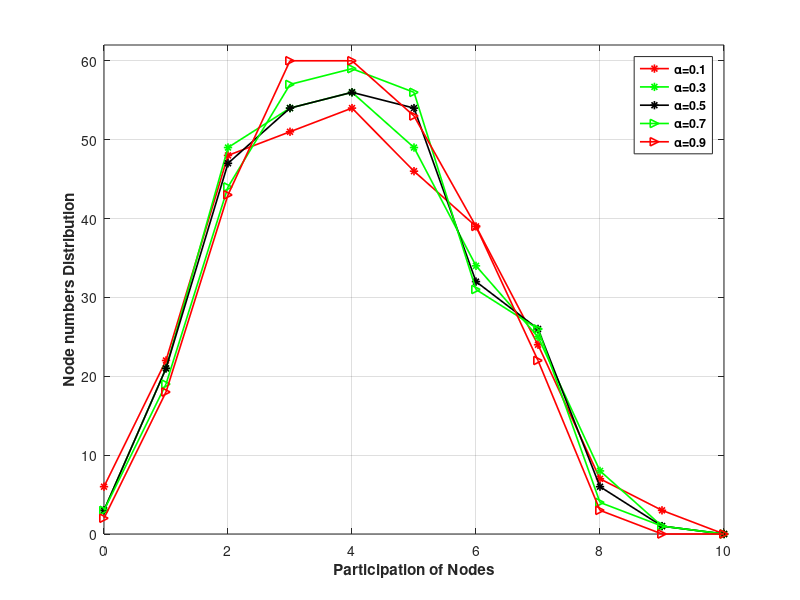

Write the MATLAB code that produced this figure.
clc;
clear;

x = [0,1,2,3,4,5,6,7,8,9,10];
alpha1 = [6 22 48 51 54 46 39 24 7 3 0];
alpha3 = [3 21 49 54 56 49 34 25 8 1 0]; 
alpha5 = [3	21 47 54 56 54 32 26 6 1 0];
alpha7 = [3 19 44 57 59 56 31 26 4 1 0];
alpha9 = [2 18 43 60 60 53 39 22 3 0 0];

figure
h1 = plot(x,alpha1,'-*red','LineWidth',1.2);  hold on;
     plot(x,alpha3,'-*green','LineWidth',1.2);hold on;
     plot(x,alpha5,'-*black','LineWidth',1.2);hold on;
     plot(x,alpha7,'->green','LineWidth',1.2);hold on;
     plot(x,alpha9,'->red','LineWidth',1.2);
     
axis([0,10,0,62]);
xlabel('Participation of Nodes','FontWeight','bold');
ylabel('Node numbers Distribution','FontWeight','bold');
legend('\alpha=0.1','\alpha=0.3','\alpha=0.5','\alpha=0.7','\alpha=0.9','FontWeight','bold');
grid on;
print ('distribution300','-dpng')